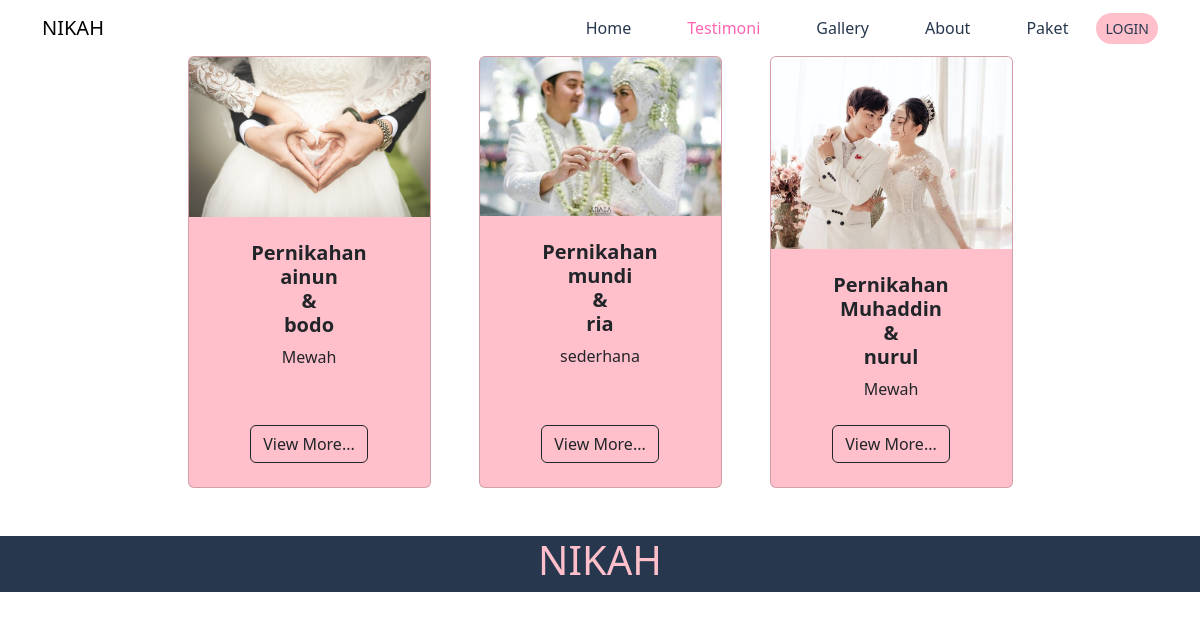
Page /Gallery.php on the committed database.
### tables this page shows
CREATE TABLE `nikah` (
  `id` int(11) NOT NULL,
  `id_user` int(11) NOT NULL,
  `Gambar` varchar(255) NOT NULL,
  `mempelai_pria` varchar(255) NOT NULL,
  `mempelai_wanita` varchar(255) NOT NULL,
  `id_paket` int(11) NOT NULL
);

CREATE TABLE `paket` (
  `id` int(11) NOT NULL,
  `nama_paket` varchar(255) NOT NULL,
  `deskripsi` text NOT NULL,
  `harga` varchar(20) NOT NULL
);

### Gallery.php (the view, shortened to what this page needs)
<?php
include_once "connection.php";
$sql = "SELECT nikah.*, user.nama, paket.nama_paket FROM nikah join user ON nikah.id_user = user.id JOIN paket ON nikah.id_paket = paket.id";
$result = mysqli_query($mysqli, $sql);
?>
<!DOCTYPE html>
<html lang="en">
  <head>
    <link href="https://cdn.jsdelivr.net/npm/bootstrap@5.3.1/dist/css/bootstrap.min.css" rel="stylesheet" />
    <link href="https://cdnjs.cloudflare.com/ajax/libs/font-awesome/6.0.0-beta3/css/all.min.css" rel="stylesheet">
  </head>
  <body >
  <nav class="navbar navbar-expand-lg navbar-light container" >
      <div class="container">
        <a class="navbar-brand" href="#">
        NIKAH
          </a>
      </div>
      <div class="container">
        <div class="collapse navbar-collapse justify-content-center" id="navbarSupportedContent">
          <ul class="navbar-nav">
            <li class="nav-item">
              <a class="nav-link" href="index.php" style="color: #27374d">Home</a>
            </li>
            <li class="nav-item">
              <a class="nav-link" href="Gallery.php" style="color: #ff66b2">Testimoni</a>
            </li>
            <li class="nav-item">
              <a class="nav-link" href="index.php#gallery" style="color:#27374d">Gallery</a>
            </li>
            <li class="nav-item">
              <a class="nav-link" href="index.php#about" style="color:#27374d">About</a>
            </li>
            <li class="nav-item">
              <a class="nav-link" href="index.php#paket" style="color:#27374d">Paket</a>
            </li>
          </ul>
        </div>
        <button class="btn rounded-pill  btn-sm" style="background-color: #ffc0cb; color: #27374d" onclick="window.location.href='login.php'">LOGIN</button>
      </div>
    </nav>
<div class="container">
            <div class="row gx-4 gx-lg-5 row-cols-2 row-cols-md-3 row-cols-xl-4 justify-content-center">
                <?php $i=0;
                 while($data = mysqli_fetch_array($result)){?>
                 <div class="col mb-5 book">
                    <div class="card h-100 "style="background-color: #ffc0cb">
                        <img class="card-img-top" src="asset/img/<?php echo $data["Gambar"]?>"
                            alt="..." />
                        <div class="card-body p-4">
                            <div class="text-center">
                                <h5 class="fw-bolder">Pernikahan <br><?php echo $data["mempelai_pria"]?><br>&<br><?php echo $data["mempelai_wanita"]?></h5>
                                 <span><?php echo $data["nama_paket"]?></span>
                            </div>
                        </div>
                        <div class="card-footer p-4 pt-0 border-top-0 bg-transparent">
                            <div class="text-center"><a class="btn btn-outline-dark mt-auto"
                                    href="">View More...</a></div>
                        </div>
                    </div>
                </div>
                <?php } ?>
            </div>
        </div>
        <footer>
        <div class="container-fluid d-flex justify-content-center" style="background-color: #27374d;">
          <div class="align-self-center">
            <div class="col-md-4 justify-content-center"><div class="container align-self-center"></div><h1 class="copyright" style="color:#ffc0cb">NIKAH</h1></div>
                    </div>
                </div>
    </footer>
  </body>
</html>

### Gallery.php (style rules this page uses)
.navbar-nav .nav-item { margin-right: 20px; margin-left: 20px; }

### rows in the picture
nikah: Gambar (picture), mempelai_pria "ainun", mempelai_wanita "bodo", id_paket.nama_paket "Mewah"
nikah: Gambar (picture), mempelai_pria "mundi", mempelai_wanita "ria", id_paket.nama_paket "sederhana"
nikah: Gambar (picture), mempelai_pria "Muhaddin", mempelai_wanita "nurul", id_paket.nama_paket "Mewah"
